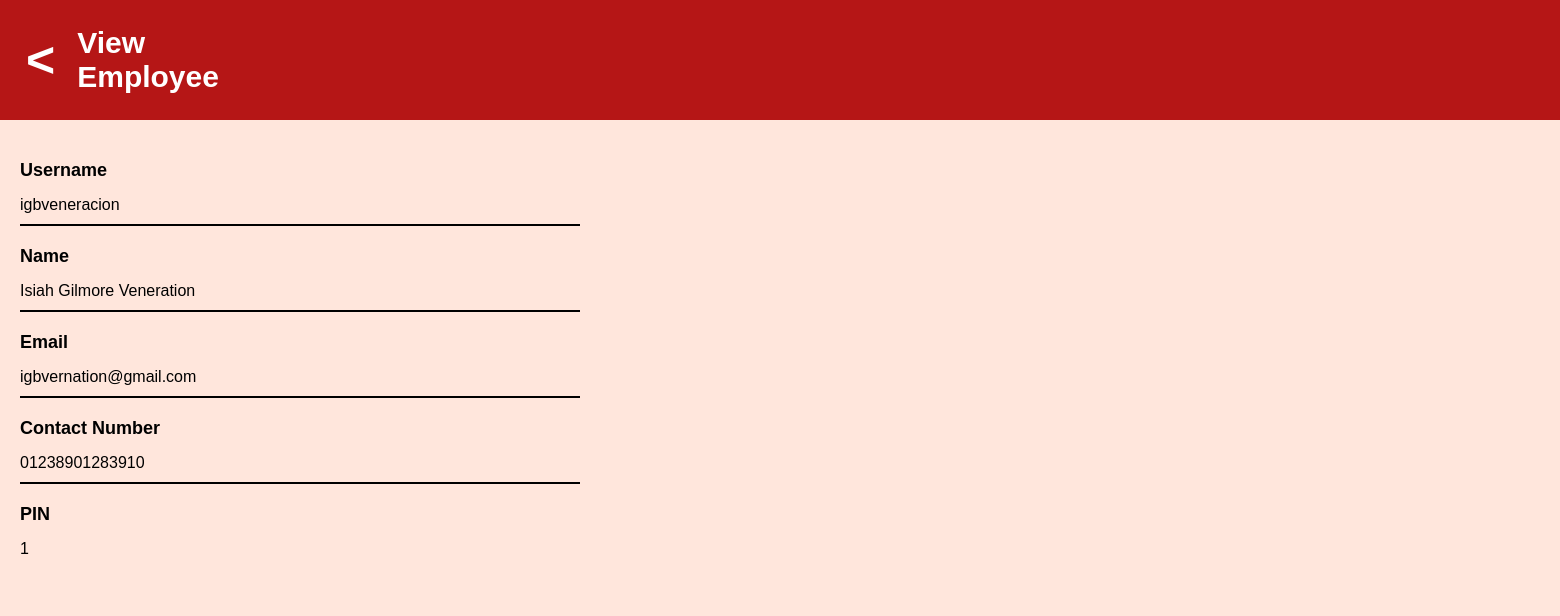
The app's page /employee-view/2/, older data.
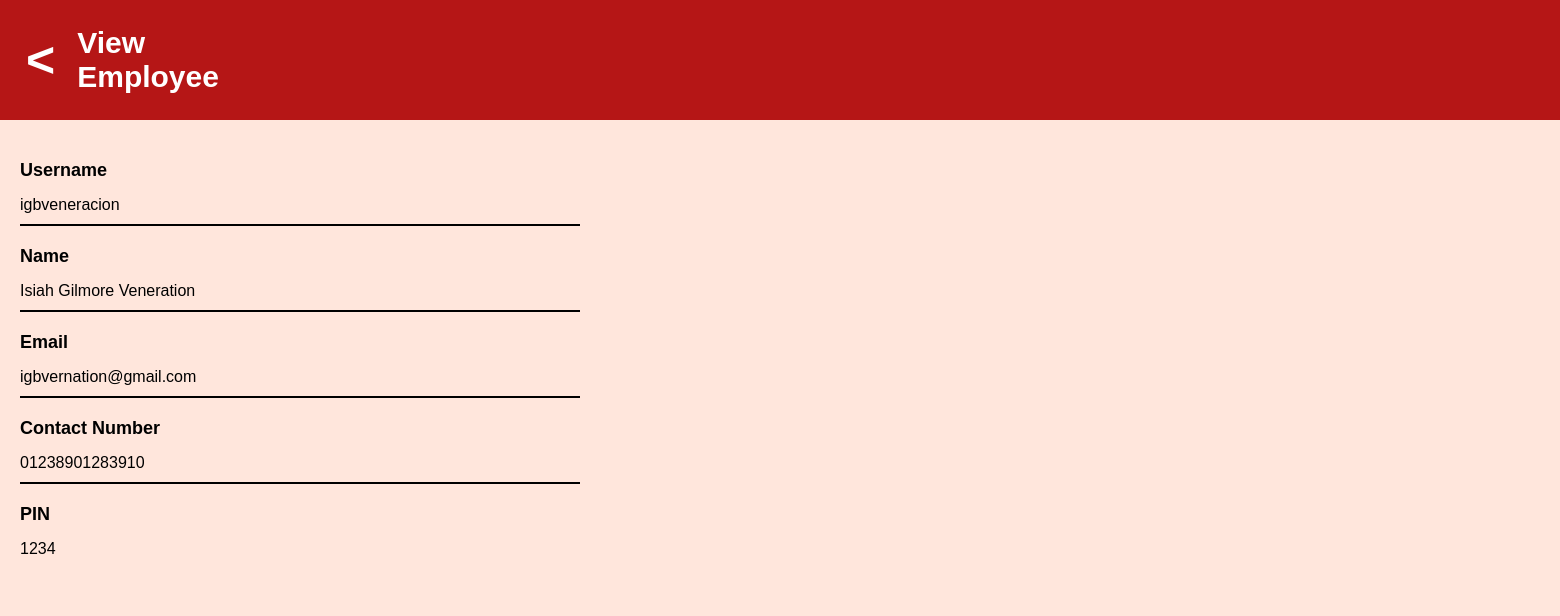
The same page, newer data.
### EmployeeList/models.py (models this page shows, shortened)
class employee (models.Model):
    ACTIVE = 'active'
    INACTIVE = 'inactive'
    EMPLOYEE_STATUS_CHOICES = [
        (ACTIVE, 'Active'),
        (INACTIVE, 'Inactive'),
    ]
    person = models.ForeignKey(person, on_delete=models.CASCADE, blank=True, null=True)
    pin = models.PositiveIntegerField()
    employee_status = models.CharField(
        max_length=8,
        choices=EMPLOYEE_STATUS_CHOICES,
        default=ACTIVE,
    )

class person (models.Model):
    username = models.CharField(max_length=255)
    first_name = models.CharField(max_length=255)
    last_name = models.CharField(max_length=255)
    contact_number = models.CharField(max_length=255)
    email = models.EmailField(max_length=255)

### EmployeeList/views.py (the view)
# urls.py: path('employee-view/<int:id>/', views.employee_view, name='employee-view')
def employee_view(request, id):
    employee_obj = get_object_or_404(employee, id=id)
    return render(request, 'employee-view.html', {'employee': employee_obj})

### EmployeeList/templates/employee-view.html (shortened to what this page needs)
<!DOCTYPE html>
<html lang="en">
  <head>
    {% load static %}
    <link rel="stylesheet" href="{% static 'employee-view.css' %}" />
  </head>
  <body>
    <div class="app-container">
      <div class="navbar">
        <div class="navbar-content">
          <div class="back-button">
            <button
              class="back-button"
              onclick="window.location.href='/employee-list/';"
            >
              <
            </button>
          </div>
          <span class="logo">View Employee</span>
        </div>
      </div>
      <div class="form-container">
        <div class="employee-view">
          <div class="employee-field">
            <label class="field-label">Username</label>
            <span class="field-value">{{ employee.person.username }}</span>
          </div>
          <div class="employee-field">
            <label class="field-label">Name</label>
            <span class="field-value"
              >{{ employee.person.first_name }} {{employee.person.last_name}}
            </span>
          </div>
          <div class="employee-field">
            <label class="field-label">Email</label>
            <span class="field-value">{{ employee.person.email }}</span>
          </div>
          <div class="employee-field">
            <label class="field-label">Contact Number</label>
            <span class="field-value"
              >{{ employee.person.contact_number }}</span
            >
          </div>
          <div class="employee-field">
            <label class="field-label">PIN</label>
            <span class="field-value">{{ employee.pin }}</span>
          </div>
        </div>
      </div>
    </div>
  </body>
</html>

Row changes from the older to the newer data that the page shows:
changed employee "igbveneracion": pin "1" → "1234"
